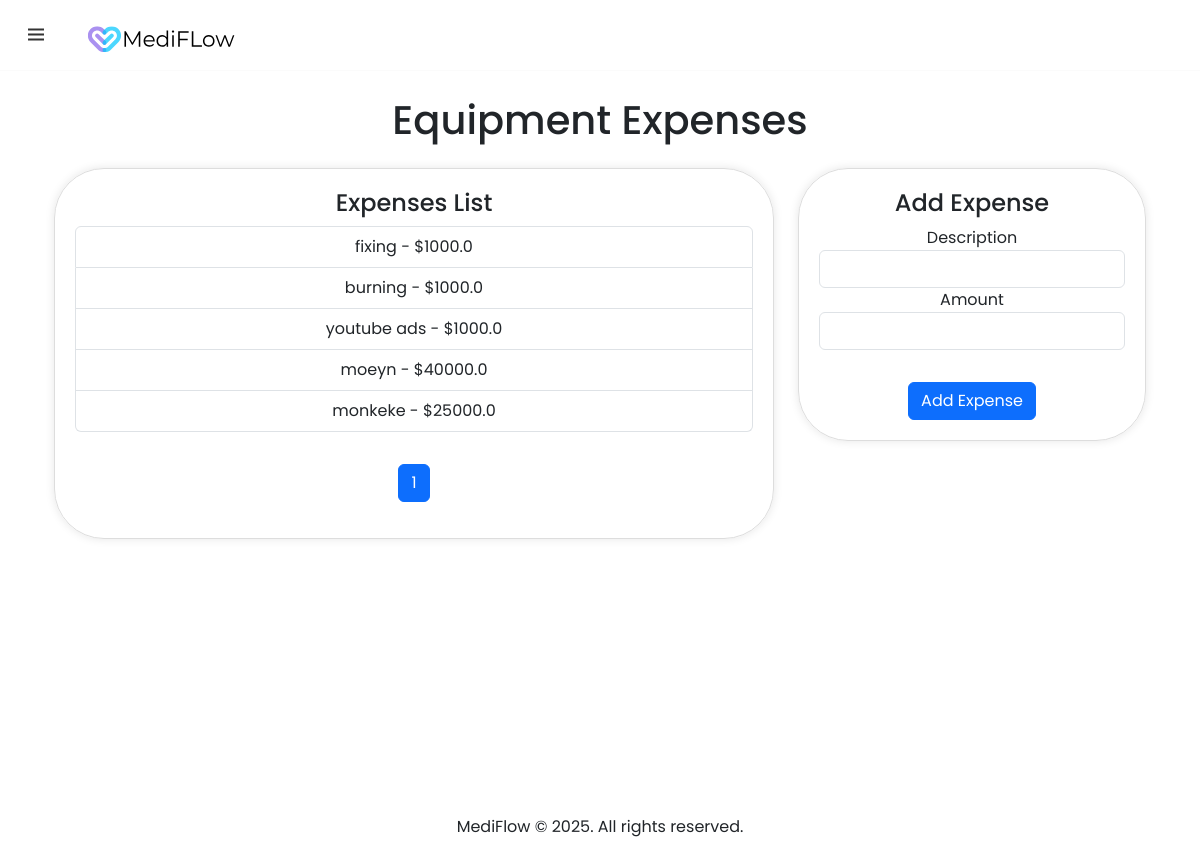
The page /expenses/equipment (signed in) on the database as committed earlier.
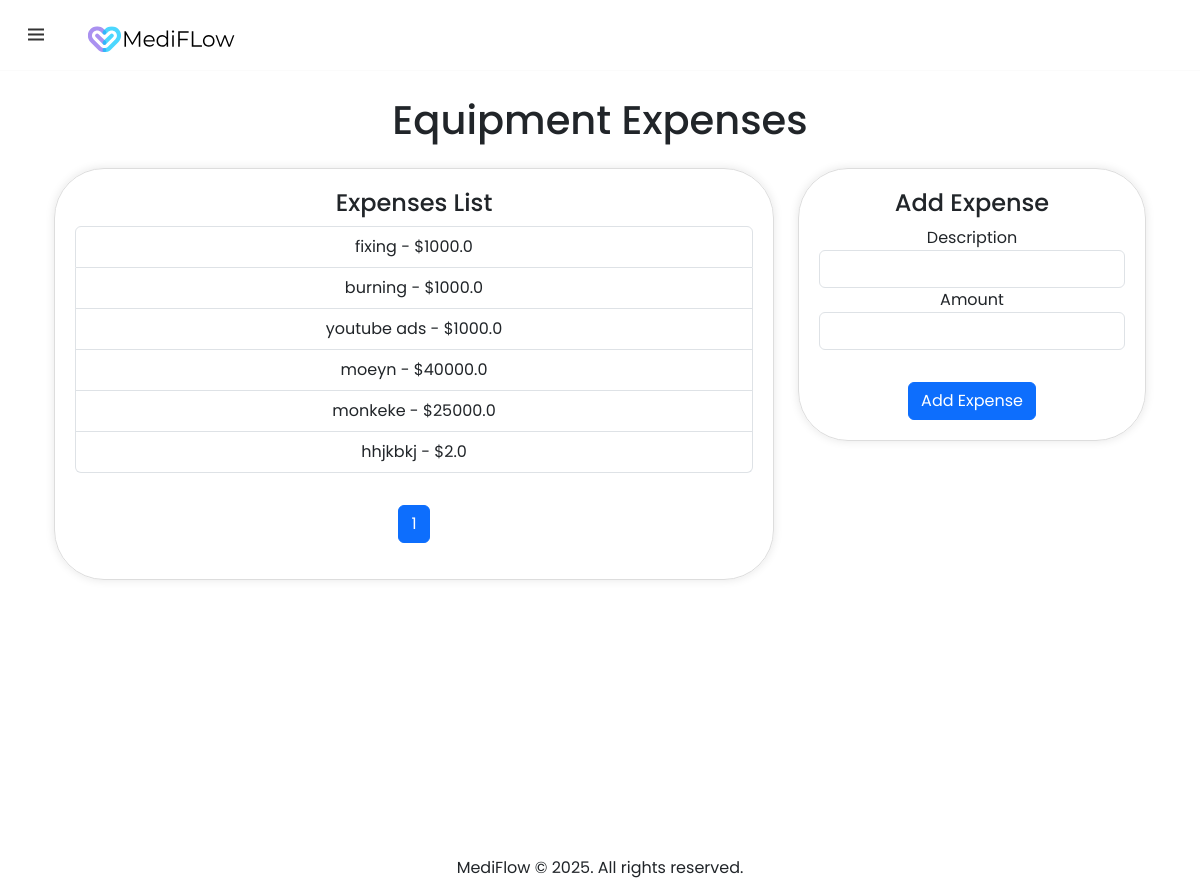
The same page on the database as committed later.
### tables this page shows
CREATE TABLE equipments (
    equipment_id INTEGER PRIMARY KEY AUTOINCREMENT NOT NULL,
    admin_id INTEGER NOT NULL,
    amount REAL NOT NULL,
    description TEXT, date DATE,
    FOREIGN KEY (admin_id) REFERENCES admins(id)
);

### app.py (the view, shortened to what this page needs)
@app.route("/expenses/equipment", methods=["GET", "POST"])
@login_required
def equipment():
    user_type = session.get("user_type")
    if user_type != "admin":
        return render_template("404.html"), 404
    if request.method == "GET":
        db = get_db()
        admin_id = session.get("user_id")
        equipments = db.execute("SELECT description, amount FROM equipments WHERE admin_id = ?", (admin_id,)).fetchall()
        total_equipment = len(equipments)
        page = request.args.get('page', 1, type=int)
        per_page = 10  # Number of patients per page
        offset = (page - 1) * per_page
        equipments = equipments[offset:offset + per_page]
        total_pages = (total_equipment + per_page - 1) // per_page
        return render_template("equipments.html", equipments = equipments , page = page, total_pages = total_pages)

### app.py (called while the page is built)
def get_db():
    db = getattr(g, '_database', None)
    if db is None:
        db = g._database = sqlite3.connect(DATABASE)
    return db.cursor()

@app.teardown_appcontext
def close_connection(exception):
    db = getattr(g, '_database', None)
    if db is not None:
        db.close()

@app.after_request
def after_request(response):
    response.headers["Cache-Control"] = "no-cache, no-store, must-revalidate"
    response.headers["Expires"] = 0
    response.headers["Pragma"] = "no-cache"
    return response

### helpers.py (called while the page is built)
def login_required(f):
    @wraps(f)
    def decorated_function(*args, **kwargs):
        if session.get("user_id") is None:
            return redirect("/login")
        return f(*args, **kwargs)
    return decorated_function

### templates/equipments.html (shortened to what this page needs)
{% extends "layout.html" %}
{% block main %}
<head>
  <link href="https://cdn.jsdelivr.net/npm/bootstrap@5.3.3/dist/css/bootstrap.min.css" rel="stylesheet">
</head>
<div class="container my-5">
  <h1 class="text-center mb-4">Equipment Expenses</h1>
  <div class="row">
    <div class="col-md-8">
      <div class="expense-card">
        <h4>Expenses List</h4>
        <ul id="expensesList" class="list-group">
          {% for equipment in equipments %}
          <li class="list-group-item">{{ equipment[0] }} - ${{ equipment[1] }}</li>
          {% endfor %}
        </ul>
        <div style=" margin-top:2rem; display:flex;align-content: stretch;flex-direction: row;justify-content: center;">
          <ul class="pagination">
              {% for num in range(1, total_pages + 1) %}
              <li class="page-item {% if num == page %}active{% endif %}">
                  <a class="page-link" href="?page={{ num }}">{{ num }}</a>
              </li>
              {% endfor %}
          </ul>
        </div>
      </div>
    </div>
    <div class="col-md-4">
      <div class="expense-card">
        <h4>Add Expense</h4>
        <form id="expenseForm" action="/expenses/equipment" method="POST">
          <div class="form-group">
            <label for="expenseDescription">Description</label>
            <input type="text" class="form-control" id="expenseDescription" name="description" autocomplete="off" required>
          </div>
          <div class="form-group">
            <label for="expenseAmount">Amount</label>
            <input type="number" class="form-control" id="expenseAmount" name="amount" required>
          </div>
          <button type="submit" style="margin-top:2rem;" class="btn btn-primary">Add Expense</button>
        </form>
      </div>
    </div>
  </div>
</div>
{% endblock %}

Rows that differ between the two databases and show on the page:
added equipments: description "hhjkbkj", amount "2.0"
